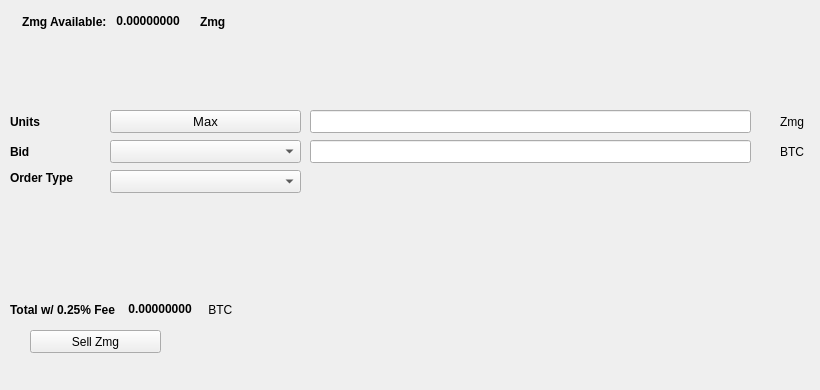
   <widget class="QWidget" name="SellTab">
    <attribute name="title">
     <string>Sell</string>
    </attribute>
    <widget class="QLabel" name="label_16">
     <property name="geometry">
      <rect>
       <x>780</x>
       <y>140</y>
       <width>31</width>
       <height>23</height>
      </rect>
     </property>
     <property name="text">
      <string>BTC</string>
     </property>
    </widget>
    <widget class="QComboBox" name="SellBidcomboBox">
     <property name="geometry">
      <rect>
       <x>110</x>
       <y>140</y>
       <width>191</width>
       <height>23</height>
      </rect>
     </property>
     <property name="font">
      <font>
       <pointsize>10</pointsize>
      </font>
     </property>
    </widget>
    <widget class="QLabel" name="label_18">
     <property name="geometry">
      <rect>
       <x>10</x>
       <y>110</y>
       <width>46</width>
       <height>23</height>
      </rect>
     </property>
     <property name="font">
      <font>
       <weight>75</weight>
       <bold>true</bold>
      </font>
     </property>
     <property name="text">
      <string>Units</string>
     </property>
    </widget>
    <widget class="QPushButton" name="Sell_Max_Amount">
     <property name="geometry">
      <rect>
       <x>110</x>
       <y>110</y>
       <width>191</width>
       <height>23</height>
      </rect>
     </property>
     <property name="font">
      <font>
       <pointsize>10</pointsize>
      </font>
     </property>
     <property name="text">
      <string>Max</string>
     </property>
    </widget>
    <widget class="QLabel" name="label_20">
     <property name="geometry">
      <rect>
       <x>10</x>
       <y>170</y>
       <width>91</width>
       <height>16</height>
      </rect>
     </property>
     <property name="font">
      <font>
       <weight>75</weight>
       <bold>true</bold>
      </font>
     </property>
     <property name="text">
      <string>Order Type</string>
     </property>
    </widget>
    <widget class="QComboBox" name="SellOrdertypeCombo">
     <property name="geometry">
      <rect>
       <x>110</x>
       <y>170</y>
       <width>191</width>
       <height>23</height>
      </rect>
     </property>
     <property name="font">
      <font>
       <pointsize>10</pointsize>
      </font>
     </property>
    </widget>
    <widget class="QLabel" name="label_21">
     <property name="geometry">
      <rect>
       <x>10</x>
       <y>140</y>
       <width>46</width>
       <height>23</height>
      </rect>
     </property>
     <property name="font">
      <font>
       <weight>75</weight>
       <bold>true</bold>
      </font>
     </property>
     <property name="text">
      <string>Bid</string>
     </property>
    </widget>
    <widget class="QLabel" name="label_22">
     <property name="geometry">
      <rect>
       <x>780</x>
       <y>110</y>
       <width>31</width>
       <height>23</height>
      </rect>
     </property>
     <property name="text">
      <string>Zmg</string>
     </property>
    </widget>
    <widget class="QLineEdit" name="UnitsInputZmg">
     <property name="geometry">
      <rect>
       <x>310</x>
       <y>110</y>
       <width>441</width>
       <height>23</height>
      </rect>
     </property>
     <property name="font">
      <font>
       <pointsize>9</pointsize>
       <weight>75</weight>
       <bold>true</bold>
      </font>
     </property>
    </widget>
    <widget class="QLineEdit" name="SellBidPriceEdit">
     <property name="geometry">
      <rect>
       <x>310</x>
       <y>140</y>
       <width>441</width>
       <height>23</height>
      </rect>
     </property>
     <property name="font">
      <font>
       <pointsize>9</pointsize>
       <weight>75</weight>
       <bold>true</bold>
      </font>
     </property>
    </widget>
    <widget class="QPushButton" name="SellZmgBTN">
     <property name="geometry">
      <rect>
       <x>30</x>
       <y>330</y>
       <width>131</width>
       <height>23</height>
      </rect>
     </property>
     <property name="text">
      <string>Sell Zmg</string>
     </property>
     <property name="icon">
      <iconset resource="../zmg">
       <normaloff>:/icons/bitcoin</normaloff>:/icons/bitcoin</iconset>
     </property>
    </widget>
    <widget class="QWidget" name="layoutWidget3">
     <property name="geometry">
      <rect>
       <x>22</x>
       <y>12</y>
       <width>258</width>
       <height>19</height>
      </rect>
     </property>
     <layout class="QHBoxLayout" name="horizontalLayout">
      <item>
       <widget class="QLabel" name="label232_2">
        <property name="font">
         <font>
          <weight>75</weight>
          <bold>true</bold>
         </font>
        </property>
        <property name="text">
         <string>Zmg Available:</string>
        </property>
       </widget>
      </item>
      <item>
       <widget class="QLabel" name="ZmgAvailableLabel">
        <property name="palette">
         <palette>
          <active>
           <colorrole role="WindowText">
            <brush brushstyle="SolidPattern">
             <color alpha="255">
              <red>0</red>
              <green>0</green>
              <blue>0</blue>
             </color>
            </brush>
           </colorrole>
           <colorrole role="Button">
            <brush brushstyle="SolidPattern">
             <color alpha="255">
              <red>0</red>
              <green>170</green>
              <blue>0</blue>
             </color>
            </brush>
           </colorrole>
           <colorrole role="Light">
            <brush brushstyle="SolidPattern">
             <color alpha="255">
              <red>0</red>
              <green>255</green>
              <blue>0</blue>
             </color>
            </brush>
           </colorrole>
           <colorrole role="Midlight">
            <brush brushstyle="SolidPattern">
             <color alpha="255">
              <red>0</red>
              <green>212</green>
              <blue>0</blue>
             </color>
            </brush>
           </colorrole>
           <colorrole role="Dark">
            <brush brushstyle="SolidPattern">
             <color alpha="255">
              <red>0</red>
              <green>85</green>
              <blue>0</blue>
             </color>
            </brush>
           </colorrole>
           <colorrole role="Mid">
            <brush brushstyle="SolidPattern">
             <color alpha="255">
              <red>0</red>
              <green>113</green>
              <blue>0</blue>
             </color>
            </brush>
           </colorrole>
           <colorrole role="Text">
            <brush brushstyle="SolidPattern">
             <color alpha="255">
              <red>0</red>
              <green>170</green>
              <blue>0</blue>
             </color>
            </brush>
           </colorrole>
           <colorrole role="BrightText">
            <brush brushstyle="SolidPattern">
             <color alpha="255">
              <red>255</red>
              <green>255</green>
              <blue>255</blue>
             </color>
            </brush>
           </colorrole>
           <colorrole role="ButtonText">
            <brush brushstyle="SolidPattern">
             <color alpha="255">
              <red>0</red>
              <green>0</green>
              <blue>0</blue>
             </color>
            </brush>
           </colorrole>
           <colorrole role="Base">
            <brush brushstyle="SolidPattern">
             <color alpha="255">
              <red>255</red>
              <green>255</green>
              <blue>255</blue>
             </color>
            </brush>
           </colorrole>
           <colorrole role="Window">
            <brush brushstyle="SolidPattern">
             <color alpha="255">
              <red>0</red>
              <green>170</green>
              <blue>0</blue>
             </color>
            </brush>
           </colorrole>
           <colorrole role="Shadow">
            <brush brushstyle="SolidPattern">
             <color alpha="255">
              <red>0</red>
              <green>0</green>
              <blue>0</blue>
             </color>
            </brush>
           </colorrole>
           <colorrole role="AlternateBase">
            <brush brushstyle="SolidPattern">
             <color alpha="255">
              <red>127</red>
              <green>212</green>
              <blue>127</blue>
             </color>
            </brush>
           </colorrole>
           <colorrole role="ToolTipBase">
            <brush brushstyle="SolidPattern">
             <color alpha="255">
              <red>255</red>
              <green>255</green>
              <blue>220</blue>
             </color>
            </brush>
           </colorrole>
           <colorrole role="ToolTipText">
            <brush brushstyle="SolidPattern">
             <color alpha="255">
              <red>0</red>
              <green>0</green>
              <blue>0</blue>
             </color>
            </brush>
           </colorrole>
          </active>
          <inactive>
           <colorrole role="WindowText">
            <brush brushstyle="SolidPattern">
             <color alpha="255">
              <red>0</red>
              <green>0</green>
              <blue>0</blue>
             </color>
            </brush>
           </colorrole>
           <colorrole role="Button">
            <brush brushstyle="SolidPattern">
             <color alpha="255">
              <red>0</red>
              <green>170</green>
              <blue>0</blue>
             </color>
            </brush>
           </colorrole>
           <colorrole role="Light">
            <brush brushstyle="SolidPattern">
             <color alpha="255">
              <red>0</red>
              <green>255</green>
              <blue>0</blue>
             </color>
            </brush>
           </colorrole>
           <colorrole role="Midlight">
            <brush brushstyle="SolidPattern">
             <color alpha="255">
              <red>0</red>
              <green>212</green>
              <blue>0</blue>
             </color>
            </brush>
           </colorrole>
           <colorrole role="Dark">
            <brush brushstyle="SolidPattern">
             <color alpha="255">
              <red>0</red>
              <green>85</green>
              <blue>0</blue>
             </color>
            </brush>
           </colorrole>
           <colorrole role="Mid">
            <brush brushstyle="SolidPattern">
             <color alpha="255">
              <red>0</red>
              <green>113</green>
              <blue>0</blue>
             </color>
            </brush>
           </colorrole>
           <colorrole role="Text">
            <brush brushstyle="SolidPattern">
             <color alpha="255">
              <red>0</red>
              <green>170</green>
              <blue>0</blue>
             </color>
            </brush>
           </colorrole>
           <colorrole role="BrightText">
            <brush brushstyle="SolidPattern">
             <color alpha="255">
              <red>255</red>
              <green>255</green>
              <blue>255</blue>
             </color>
            </brush>
           </colorrole>
           <colorrole role="ButtonText">
            <brush brushstyle="SolidPattern">
             <color alpha="255">
              <red>0</red>
              <green>0</green>
              <blue>0</blue>
             </color>
            </brush>
           </colorrole>
           <colorrole role="Base">
            <brush brushstyle="SolidPattern">
             <color alpha="255">
              <red>255</red>
              <green>255</green>
              <blue>255</blue>
             </color>
            </brush>
           </colorrole>
           <colorrole role="Window">
            <brush brushstyle="SolidPattern">
             <color alpha="255">
              <red>0</red>
              <green>170</green>
              <blue>0</blue>
             </color>
            </brush>
           </colorrole>
           <colorrole role="Shadow">
            <brush brushstyle="SolidPattern">
             <color alpha="255">
              <red>0</red>
              <green>0</green>
              <blue>0</blue>
             </color>
            </brush>
           </colorrole>
           <colorrole role="AlternateBase">
            <brush brushstyle="SolidPattern">
             <color alpha="255">
              <red>127</red>
              <green>212</green>
              <blue>127</blue>
             </color>
            </brush>
           </colorrole>
           <colorrole role="ToolTipBase">
            <brush brushstyle="SolidPattern">
             <color alpha="255">
              <red>255</red>
              <green>255</green>
              <blue>220</blue>
             </color>
            </brush>
           </colorrole>
           <colorrole role="ToolTipText">
            <brush brushstyle="SolidPattern">
             <color alpha="255">
              <red>0</red>
              <green>0</green>
              <blue>0</blue>
             </color>
            </brush>
           </colorrole>
          </inactive>
          <disabled>
           <colorrole role="WindowText">
            <brush brushstyle="SolidPattern">
             <color alpha="255">
              <red>0</red>
              <green>85</green>
              <blue>0</blue>
             </color>
            </brush>
           </colorrole>
           <colorrole role="Button">
            <brush brushstyle="SolidPattern">
             <color alpha="255">
              <red>0</red>
              <green>170</green>
              <blue>0</blue>
             </color>
            </brush>
           </colorrole>
           <colorrole role="Light">
            <brush brushstyle="SolidPattern">
             <color alpha="255">
              <red>0</red>
              <green>255</green>
              <blue>0</blue>
             </color>
            </brush>
           </colorrole>
           <colorrole role="Midlight">
            <brush brushstyle="SolidPattern">
             <color alpha="255">
              <red>0</red>
              <green>212</green>
              <blue>0</blue>
             </color>
            </brush>
           </colorrole>
           <colorrole role="Dark">
            <brush brushstyle="SolidPattern">
             <color alpha="255">
              <red>0</red>
              <green>85</green>
              <blue>0</blue>
             </color>
            </brush>
           </colorrole>
           <colorrole role="Mid">
            <brush brushstyle="SolidPattern">
             <color alpha="255">
              <red>0</red>
              <green>113</green>
              <blue>0</blue>
             </color>
            </brush>
           </colorrole>
           <colorrole role="Text">
            <brush brushstyle="SolidPattern">
             <color alpha="255">
              <red>0</red>
              <green>85</green>
              <blue>0</blue>
             </color>
            </brush>
           </colorrole>
           <colorrole role="BrightText">
            <brush brushstyle="SolidPattern">
             <color alpha="255">
              <red>255</red>
              <green>255</green>
              <blue>255</blue>
             </color>
            </brush>
           </colorrole>
           <colorrole role="ButtonText">
            <brush brushstyle="SolidPattern">
             <color alpha="255">
              <red>0</red>
              <green>85</green>
              <blue>0</blue>
             </color>
            </brush>
           </colorrole>
           <colorrole role="Base">
            <brush brushstyle="SolidPattern">
             <color alpha="255">
              <red>0</red>
              <green>170</green>
              <blue>0</blue>
             </color>
            </brush>
           </colorrole>
           <colorrole role="Window">
            <brush brushstyle="SolidPattern">
             <color alpha="255">
              <red>0</red>
              <green>170</green>
              <blue>0</blue>
             </color>
            </brush>
           </colorrole>
           <colorrole role="Shadow">
            <brush brushstyle="SolidPattern">
             <color alpha="255">
              <red>0</red>
              <green>0</green>
              <blue>0</blue>
             </color>
            </brush>
           </colorrole>
           <colorrole role="AlternateBase">
            <brush brushstyle="SolidPattern">
             <color alpha="255">
              <red>0</red>
              <green>170</green>
              <blue>0</blue>
             </color>
            </brush>
           </colorrole>
           <colorrole role="ToolTipBase">
            <brush brushstyle="SolidPattern">
             <color alpha="255">
              <red>255</red>
              <green>255</green>
              <blue>220</blue>
             </color>
            </brush>
           </colorrole>
           <colorrole role="ToolTipText">
            <brush brushstyle="SolidPattern">
             <color alpha="255">
              <red>0</red>
              <green>0</green>
              <blue>0</blue>
             </color>
            </brush>
           </colorrole>
          </disabled>
         </palette>
        </property>
        <property name="font">
         <font>
          <weight>75</weight>
          <bold>true</bold>
         </font>
        </property>
        <property name="text">
         <string> 0.00000000 </string>
        </property>
        <property name="textInteractionFlags">
         <set>Qt::LinksAccessibleByMouse|Qt::TextSelectableByKeyboard|Qt::TextSelectableByMouse</set>
        </property>
       </widget>
      </item>
      <item>
       <widget class="QLabel" name="labelZmg">
        <property name="font">
         <font>
          <weight>75</weight>
          <bold>true</bold>
         </font>
        </property>
        <property name="text">
         <string>Zmg</string>
        </property>
       </widget>
      </item>
     </layout>
    </widget>
    <widget class="QWidget" name="layoutWidget">
     <property name="geometry">
      <rect>
       <x>10</x>
       <y>300</y>
       <width>268</width>
       <height>19</height>
      </rect>
     </property>
     <layout class="QHBoxLayout" name="horizontalLayout_2">
      <item>
       <widget class="QLabel" name="label_19">
        <property name="font">
         <font>
          <weight>75</weight>
          <bold>true</bold>
         </font>
        </property>
        <property name="text">
         <string>Total w/ 0.25% Fee </string>
        </property>
       </widget>
      </item>
      <item>
       <widget class="QLabel" name="SellCostLabel">
        <property name="palette">
         <palette>
          <active>
           <colorrole role="WindowText">
            <brush brushstyle="SolidPattern">
             <color alpha="255">
              <red>0</red>
              <green>0</green>
              <blue>0</blue>
             </color>
            </brush>
           </colorrole>
           <colorrole role="Button">
            <brush brushstyle="SolidPattern">
             <color alpha="255">
              <red>0</red>
              <green>170</green>
              <blue>0</blue>
             </color>
            </brush>
           </colorrole>
           <colorrole role="Light">
            <brush brushstyle="SolidPattern">
             <color alpha="255">
              <red>0</red>
              <green>255</green>
              <blue>0</blue>
             </color>
            </brush>
           </colorrole>
           <colorrole role="Midlight">
            <brush brushstyle="SolidPattern">
             <color alpha="255">
              <red>0</red>
              <green>212</green>
              <blue>0</blue>
             </color>
            </brush>
           </colorrole>
           <colorrole role="Dark">
            <brush brushstyle="SolidPattern">
             <color alpha="255">
              <red>0</red>
              <green>85</green>
              <blue>0</blue>
             </color>
            </brush>
           </colorrole>
           <colorrole role="Mid">
            <brush brushstyle="SolidPattern">
             <color alpha="255">
              <red>0</red>
              <green>113</green>
              <blue>0</blue>
             </color>
            </brush>
           </colorrole>
           <colorrole role="Text">
            <brush brushstyle="SolidPattern">
             <color alpha="255">
              <red>0</red>
              <green>170</green>
              <blue>0</blue>
             </color>
            </brush>
           </colorrole>
           <colorrole role="BrightText">
            <brush brushstyle="SolidPattern">
             <color alpha="255">
              <red>255</red>
              <green>255</green>
              <blue>255</blue>
             </color>
            </brush>
           </colorrole>
           <colorrole role="ButtonText">
            <brush brushstyle="SolidPattern">
             <color alpha="255">
              <red>0</red>
              <green>0</green>
              <blue>0</blue>
             </color>
            </brush>
           </colorrole>
           <colorrole role="Base">
            <brush brushstyle="SolidPattern">
             <color alpha="255">
              <red>255</red>
              <green>255</green>
              <blue>255</blue>
             </color>
            </brush>
           </colorrole>
           <colorrole role="Window">
            <brush brushstyle="SolidPattern">
             <color alpha="255">
              <red>0</red>
              <green>170</green>
              <blue>0</blue>
             </color>
            </brush>
           </colorrole>
           <colorrole role="Shadow">
            <brush brushstyle="SolidPattern">
             <color alpha="255">
              <red>0</red>
              <green>0</green>
              <blue>0</blue>
             </color>
            </brush>
           </colorrole>
           <colorrole role="AlternateBase">
            <brush brushstyle="SolidPattern">
             <color alpha="255">
              <red>127</red>
              <green>212</green>
              <blue>127</blue>
             </color>
            </brush>
           </colorrole>
           <colorrole role="ToolTipBase">
            <brush brushstyle="SolidPattern">
             <color alpha="255">
              <red>255</red>
              <green>255</green>
              <blue>220</blue>
             </color>
            </brush>
           </colorrole>
           <colorrole role="ToolTipText">
            <brush brushstyle="SolidPattern">
             <color alpha="255">
              <red>0</red>
              <green>0</green>
              <blue>0</blue>
             </color>
            </brush>
           </colorrole>
          </active>
          <inactive>
           <colorrole role="WindowText">
            <brush brushstyle="SolidPattern">
             <color alpha="255">
              <red>0</red>
              <green>0</green>
              <blue>0</blue>
             </color>
            </brush>
           </colorrole>
           <colorrole role="Button">
            <brush brushstyle="SolidPattern">
             <color alpha="255">
              <red>0</red>
              <green>170</green>
              <blue>0</blue>
             </color>
            </brush>
           </colorrole>
           <colorrole role="Light">
            <brush brushstyle="SolidPattern">
             <color alpha="255">
              <red>0</red>
              <green>255</green>
              <blue>0</blue>
             </color>
            </brush>
           </colorrole>
           <colorrole role="Midlight">
            <brush brushstyle="SolidPattern">
             <color alpha="255">
              <red>0</red>
              <green>212</green>
              <blue>0</blue>
             </color>
            </brush>
           </colorrole>
           <colorrole role="Dark">
            <brush brushstyle="SolidPattern">
             <color alpha="255">
              <red>0</red>
              <green>85</green>
              <blue>0</blue>
             </color>
            </brush>
           </colorrole>
           <colorrole role="Mid">
            <brush brushstyle="SolidPattern">
             <color alpha="255">
              <red>0</red>
              <green>113</green>
              <blue>0</blue>
             </color>
            </brush>
           </colorrole>
           <colorrole role="Text">
            <brush brushstyle="SolidPattern">
             <color alpha="255">
              <red>0</red>
              <green>170</green>
              <blue>0</blue>
             </color>
            </brush>
           </colorrole>
           <colorrole role="BrightText">
            <brush brushstyle="SolidPattern">
             <color alpha="255">
              <red>255</red>
              <green>255</green>
              <blue>255</blue>
             </color>
            </brush>
           </colorrole>
           <colorrole role="ButtonText">
            <brush brushstyle="SolidPattern">
             <color alpha="255">
              <red>0</red>
              <green>0</green>
              <blue>0</blue>
             </color>
            </brush>
           </colorrole>
           <colorrole role="Base">
            <brush brushstyle="SolidPattern">
             <color alpha="255">
              <red>255</red>
              <green>255</green>
              <blue>255</blue>
             </color>
            </brush>
           </colorrole>
           <colorrole role="Window">
            <brush brushstyle="SolidPattern">
             <color alpha="255">
              <red>0</red>
              <green>170</green>
              <blue>0</blue>
             </color>
            </brush>
           </colorrole>
           <colorrole role="Shadow">
            <brush brushstyle="SolidPattern">
             <color alpha="255">
              <red>0</red>
              <green>0</green>
              <blue>0</blue>
             </color>
            </brush>
           </colorrole>
           <colorrole role="AlternateBase">
            <brush brushstyle="SolidPattern">
             <color alpha="255">
              <red>127</red>
              <green>212</green>
              <blue>127</blue>
             </color>
            </brush>
           </colorrole>
           <colorrole role="ToolTipBase">
            <brush brushstyle="SolidPattern">
             <color alpha="255">
              <red>255</red>
              <green>255</green>
              <blue>220</blue>
             </color>
            </brush>
           </colorrole>
           <colorrole role="ToolTipText">
            <brush brushstyle="SolidPattern">
             <color alpha="255">
              <red>0</red>
              <green>0</green>
              <blue>0</blue>
             </color>
            </brush>
           </colorrole>
          </inactive>
          <disabled>
           <colorrole role="WindowText">
            <brush brushstyle="SolidPattern">
             <color alpha="255">
              <red>0</red>
              <green>85</green>
              <blue>0</blue>
             </color>
            </brush>
           </colorrole>
           <colorrole role="Button">
            <brush brushstyle="SolidPattern">
             <color alpha="255">
              <red>0</red>
              <green>170</green>
              <blue>0</blue>
             </color>
            </brush>
           </colorrole>
           <colorrole role="Light">
            <brush brushstyle="SolidPattern">
             <color alpha="255">
              <red>0</red>
              <green>255</green>
              <blue>0</blue>
             </color>
            </brush>
           </colorrole>
           <colorrole role="Midlight">
            <brush brushstyle="SolidPattern">
             <color alpha="255">
              <red>0</red>
              <green>212</green>
              <blue>0</blue>
             </color>
            </brush>
           </colorrole>
           <colorrole role="Dark">
            <brush brushstyle="SolidPattern">
             <color alpha="255">
              <red>0</red>
              <green>85</green>
              <blue>0</blue>
             </color>
            </brush>
           </colorrole>
           <colorrole role="Mid">
            <brush brushstyle="SolidPattern">
             <color alpha="255">
              <red>0</red>
              <green>113</green>
              <blue>0</blue>
             </color>
            </brush>
           </colorrole>
           <colorrole role="Text">
            <brush brushstyle="SolidPattern">
             <color alpha="255">
              <red>0</red>
              <green>85</green>
              <blue>0</blue>
             </color>
            </brush>
           </colorrole>
           <colorrole role="BrightText">
            <brush brushstyle="SolidPattern">
             <color alpha="255">
              <red>255</red>
              <green>255</green>
              <blue>255</blue>
             </color>
            </brush>
           </colorrole>
           <colorrole role="ButtonText">
            <brush brushstyle="SolidPattern">
             <color alpha="255">
              <red>0</red>
              <green>85</green>
              <blue>0</blue>
             </color>
            </brush>
           </colorrole>
           <colorrole role="Base">
            <brush brushstyle="SolidPattern">
             <color alpha="255">
              <red>0</red>
              <green>170</green>
              <blue>0</blue>
             </color>
            </brush>
           </colorrole>
           <colorrole role="Window">
            <brush brushstyle="SolidPattern">
             <color alpha="255">
              <red>0</red>
              <green>170</green>
              <blue>0</blue>
             </color>
            </brush>
           </colorrole>
           <colorrole role="Shadow">
            <brush brushstyle="SolidPattern">
             <color alpha="255">
              <red>0</red>
              <green>0</green>
              <blue>0</blue>
             </color>
            </brush>
           </colorrole>
           <colorrole role="AlternateBase">
            <brush brushstyle="SolidPattern">
             <color alpha="255">
              <red>0</red>
              <green>170</green>
              <blue>0</blue>
             </color>
            </brush>
           </colorrole>
           <colorrole role="ToolTipBase">
            <brush brushstyle="SolidPattern">
             <color alpha="255">
              <red>255</red>
              <green>255</green>
              <blue>220</blue>
             </color>
            </brush>
           </colorrole>
           <colorrole role="ToolTipText">
            <brush brushstyle="SolidPattern">
             <color alpha="255">
              <red>0</red>
              <green>0</green>
              <blue>0</blue>
             </color>
            </brush>
           </colorrole>
          </disabled>
         </palette>
        </property>
        <property name="font">
         <font>
          <weight>75</weight>
          <bold>true</bold>
         </font>
        </property>
        <property name="autoFillBackground">
         <bool>false</bool>
        </property>
        <property name="text">
         <string> 0.00000000</string>
        </property>
        <property name="textInteractionFlags">
         <set>Qt::LinksAccessibleByMouse|Qt::TextSelectableByMouse</set>
        </property>
       </widget>
      </item>
      <item>
       <widget class="QLabel" name="label_17">
        <property name="font">
         <font>
          <weight>50</weight>
          <bold>false</bold>
         </font>
        </property>
        <property name="text">
         <string> BTC</string>
        </property>
       </widget>
      </item>
     </layout>
    </widget>
    <widget class="QLabel" name="label_23">
     <property name="geometry">
      <rect>
       <x>460</x>
       <y>300</y>
       <width>281</width>
       <height>81</height>
      </rect>
     </property>
     <property name="text">
      <string/>
     </property>
     <property name="pixmap">
      <pixmap>:/images/bittrex</pixmap>
     </property>
    </widget>
   </widget>
